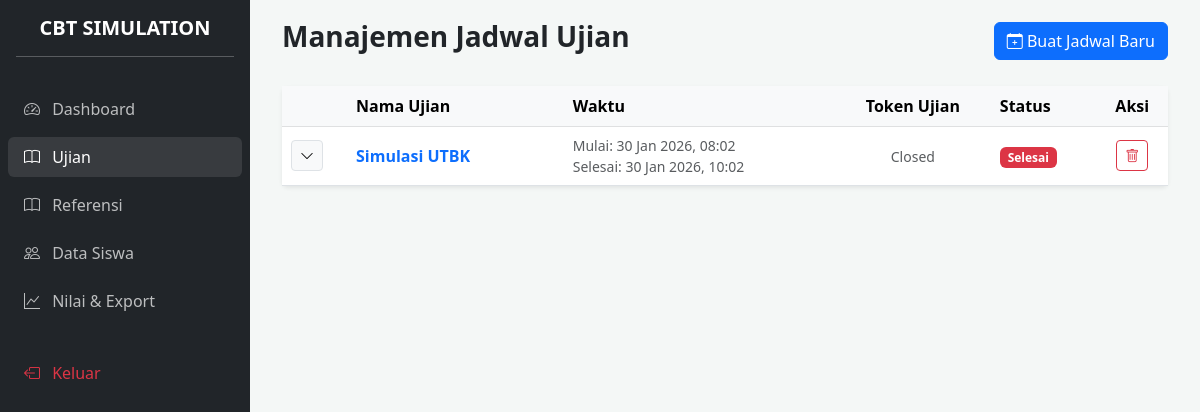
Page /admin/dashboard.php?page=exams (signed in) on the earlier database version.
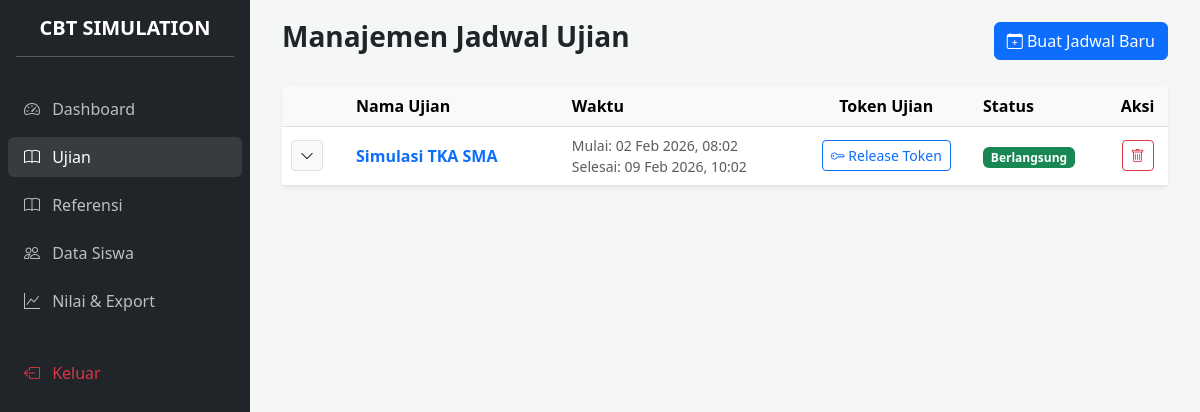
Same page on the later database version.
### tables this page shows
CREATE TABLE `exams` (
  `id` int NOT NULL,
  `exam_name` varchar(255) NOT NULL,
  `start_date` datetime NOT NULL,
  `end_date` datetime NOT NULL,
  `is_active` tinyint(1) DEFAULT '1',
  `created_at` timestamp NULL DEFAULT CURRENT_TIMESTAMP
);

### admin/modules/exams/index.php (the view, shortened to what this page needs)
<?php
require_once '../config/database.php';
$stmt = $pdo->query("SELECT * FROM exams ORDER BY start_date DESC");
$exams = $stmt->fetchAll();
?>
<div class="d-flex justify-content-between align-items-center mb-4">
    <h3 class="fw-bold">Manajemen Jadwal Ujian</h3>
    <button class="btn btn-primary" data-bs-toggle="modal" data-bs-target="#addExamModal">
        <i class="bi bi-calendar-plus"></i> Buat Jadwal Baru
    </button>
</div>
<div class="card border-0 shadow-sm">
    <div class="card-body p-0">
        <div class="table-responsive">
            <table class="table table-hover mb-0 align-middle">
                <thead class="table-light">
                    <tr>
                        <th width="50px"></th>
                        <th class="px-4">Nama Ujian</th>
                        <th>Waktu</th>
                        <th class="text-center">Token Ujian</th> <th>Status</th>
                        <th class="text-center">Aksi</th>
                    </tr>
                </thead>
                <tbody>
                    <?php foreach ($exams as $e): ?>
                    <?php
                        $now = date('Y-m-d H:i:s');
                        $is_started = ($now >= $e['start_date'] && $now <= $e['end_date']);
                        $is_finished = ($now > $e['end_date']);
                    ?>
                    <tr>
                        <td class="text-center">
                            <button class="btn btn-sm btn-light border" type="button" data-bs-toggle="collapse" data-bs-target="#subject-<?= $e['id'] ?>">
                                <i class="bi bi-chevron-down"></i>
                            </button>
                        </td>
                        <td class="px-4 fw-bold text-primary"><?= htmlspecialchars($e['exam_name']) ?></td>
                        <td>
                            <small class="d-block text-muted">Mulai: <?= date('d M Y, H:i', strtotime($e['start_date'])) ?></small>
                            <small class="d-block text-muted">Selesai: <?= date('d M Y, H:i', strtotime($e['end_date'])) ?></small>
                        </td>
                        <td class="text-center">
                            <?php if ($is_started): ?>
                                <div id="token-box-<?= $e['id'] ?>">
                                    <button class="btn btn-sm btn-outline-primary" onclick="initToken(<?= $e['id'] ?>)">
                                        <i class="bi bi-key"></i> Release Token
                                    </button>
                                </div>
                            <?php elseif ($is_finished): ?>
                                <span class="text-muted small">Closed</span>
                            <?php else: ?>
                                <span class="text-muted small">Belum Mulai</span>
                            <?php endif; ?>
                        </td>
                        <td>
                            <?php
                            if ($now < $e['start_date']) echo '<span class="badge bg-warning">Belum Mulai</span>';
                            elseif ($now > $e['end_date']) echo '<span class="badge bg-danger">Selesai</span>';
                            else echo '<span class="badge bg-success">Berlangsung</span>';
                            ?>
                        </td>
                        <td class="text-center">
                            <a href="modules/exams/process.php?action=delete&id=<?= $e['id'] ?>"
                               class="btn btn-sm btn-outline-danger"
                               onclick="return confirm('Menghapus Exam akan menghapus semua Subject di dalamnya. Lanjutkan?')">
                                <i class="bi bi-trash"></i>
                            </a>
                        </td>
                    </tr>
                    <?php endforeach; ?>
                </tbody>
            </table>
        </div>
    </div>
</div>

Differences in the rows shown:
changed exams: exam_name "Simulasi UTBK" → "Simulasi TKA SMA"; start_date "30 Jan 2026, 08:02" → "02 Feb 2026, 08:02"; end_date "30 Jan 2026, 10:02" → "09 Feb 2026, 10:02"; start_date "Closed Selesai" → "Release Token Berlangsung"
